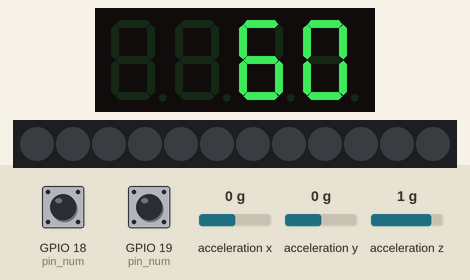
This program was run on a simulated ESP32 board running MicroPython. Shown: 4-digit seven-segment display, 12 RGB LEDs in strip order, left to right. The test bench sets the inputs (shaded band); at power-on: GPIO 18 (pin_num) HIGH, GPIO 19 (pin_num) HIGH, acceleration x 0 g, acceleration y 0 g, acceleration z 1 g. Library files of the repository ran but are not shown: MPU6050.py, tm1637.py; what the program prints to the serial console is not drawn.

Above: at 4.2 s.
4.3 s: GPIO 18 (pin_num) pulled LOW for 1 s
At 5.7 s:
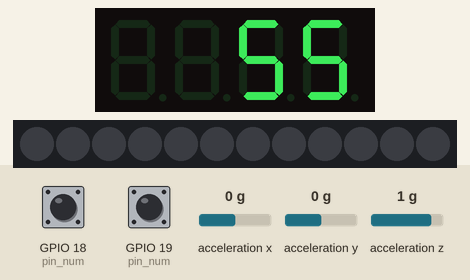
6.8 s: GPIO 19 (pin_num) pulled LOW for 3.2 s
At 10.6 s:
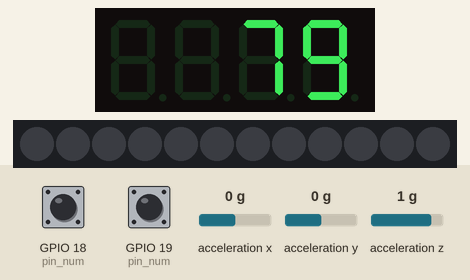
11.5 s: GPIO 18 (pin_num) pulled LOW for 0.15 s
13.2 s: GPIO 19 (pin_num) pulled LOW for 1 s
At 15.1 s:
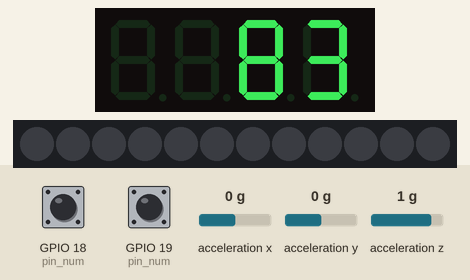
15.7 s: GPIO 18 (pin_num) driven LOW and GPIO 19 (pin_num) driven LOW
At 17.0 s:
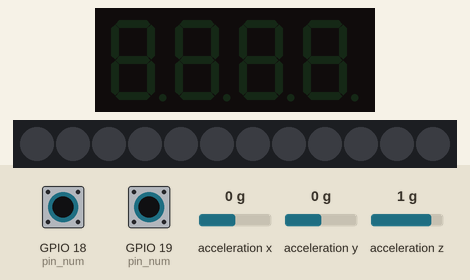
Timing chart, 0 to 18.7 s (numbered marks = the images above; inputs shaded):
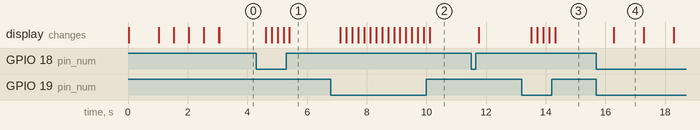

Measured:
- after the input at 4.3 s, the display: first changes after 0.31 s (image 1 shows a later state)
- after the input at 6.8 s, the display: first changes after 0.31 s (image 2 shows a later state)
- after the input at 13.2 s, the display: first changes after 0.31 s (image 3 shows a later state)
- after the input at 15.7 s, the display: changes after 0.58 s (image 4)
- what the display in image 4 shows lasts 1.0 s, from 16.3 s to 17.3 s

The program:

main.py
```python
from machine import Pin, SoftI2C, Timer
from neopixel import NeoPixel
from MPU6050 import MPU6050
from tm1637 import TM1637
import time
from DebouncedInput import DebouncedInput

# ==== Configuração dos dispositivos ====
CLK_PIN = Pin(13)
DIO_PIN = Pin(14)
display = TM1637(clk=CLK_PIN, dio=DIO_PIN)

LED_PIN = Pin(27, Pin.OUT)
NUM_LEDS = 12
leds = NeoPixel(LED_PIN, NUM_LEDS)

i2c = SoftI2C(scl=Pin(22), sda=Pin(21))
mpu = MPU6050()

# Variáveis globais
selected_time = 60
menu_active = True
increment_timer = Timer(-1)
decrement_timer = Timer(-1)
# countdown_timer = Timer(-1)
golpe_timer = Timer(-1)
press_start_time = {}
MAX_TIME = 999
countdown_started = False
colors = [(0, 255, 0), (0, 0, 255), (255, 0, 0)]
count_cyles = 0
min_magnitude = 30

# Controle de golpes
current_golpes = 0
last_golpe_time = time.ticks_ms()  # Para controle da amostragem

# ==== Funções Auxiliares ====
def set_leds_color(leds, color):
    for i in range(NUM_LEDS):
        leds[i] = color
    leds.write()

def cycle_leds(leds, delay):
    global colors
    for color in colors:
        set_leds_color(leds, color)
        time.sleep(delay)
    set_leds_color(leds, (0, 0, 0))  # Apagar LEDs


def update_display(time_val):
    display.number(time_val)

def adjust_time(delta):
    global selected_time
    selected_time = max(0, min(MAX_TIME, selected_time + delta))
    update_display(selected_time)

def handle_long_press(pin_num):
    global press_start_time
    elapsed = time.ticks_ms() - press_start_time[pin_num]

    if elapsed > 3000:
        adjust_time(5 if pin_num == 19 else -5)
    else:
        adjust_time(1 if pin_num == 19 else -1)

def button_callback(pin_num, pressed, duration):
    global press_start_time, increment_timer, decrement_timer

    if not menu_active:
        return

    if pressed:
        press_start_time[pin_num] = time.ticks_ms()
        if pin_num == 18:
            decrement_timer.init(mode=Timer.PERIODIC, period=200, callback=lambda t: handle_long_press(18))
        elif pin_num == 19:
            increment_timer.init(mode=Timer.PERIODIC, period=200, callback=lambda t: handle_long_press(19))
    else:
        press_duration = time.ticks_ms() - press_start_time[pin_num]
        if 25 <= press_duration < 500:
            adjust_time(-1 if pin_num == 18 else 1)
        if pin_num == 18:
            decrement_timer.deinit()
        elif pin_num == 19:
            increment_timer.deinit()

def check_buttons_simultaneous():
    global menu_active, countdown_started
    if not BUTTON_1.pin.value() and not BUTTON_2.pin.value():
        menu_active = False
        countdown_started = True
        time.sleep(0.5)

def start_countdown():
    global colors
    for i in [3, 2, 1]:
        update_display(i)
        set_leds_color(leds, colors[i-1])  # Apagar LEDs
        time.sleep(1)

    display.write([0, 0, 0, 0])  # Apaga o display por 500ms
    set_leds_color(leds, (0, 0, 0))  # Apagar LEDs

    update_display(selected_time)

    # countdown_timer.init(mode=Timer.PERIODIC, period=1000, callback=decrement_time)
    golpe_timer.init(mode=Timer.PERIODIC, period=50, callback=detect_golpe)

def decrement_time(timer=None):
    global selected_time

    if selected_time > 0:
        selected_time -= 1
        update_display(selected_time)
    else:
        # countdown_timer.deinit()
        golpe_timer.deinit()
        increment_timer.deinit()
        decrement_timer.deinit()
        show_golpes()  # Chama a função para exibir os golpes

def detect_golpe(timer=None):
    global current_golpes, last_golpe_time, colors, selected_time, count_cyles

    count_cyles += 1

    accel_data = mpu.read_accel_data()
    magnitude = (accel_data['x']**2 + accel_data['y']**2 + accel_data['z']**2) ** 0.5

    # Se a magnitude for maior que 20 e a amostragem for adequada
    if magnitude > min_magnitude and time.ticks_ms() - last_golpe_time > 200:
        set_leds_color(leds, colors[current_golpes%3])  # Apagar LEDs
        if current_golpes < 999:  # Limite de golpes
            current_golpes += 1
            last_golpe_time = time.ticks_ms()

    if selected_time > 0 and count_cyles >= 20:
        selected_time -= 1
        count_cyles = 0
        update_display(selected_time)
    elif selected_time > 0:
        count_cyles
    else:
        golpe_timer.deinit()
        increment_timer.deinit()
        decrement_timer.deinit()
        show_golpes()  # Chama a função para exibir os golpes

def show_golpes():
    # Pisca os pontos decimais por 3 segundos (6 piscadas em 500ms)
    display.write([127, 127, 127, 127])
    time.sleep(2)
    display.write([0, 0, 0, 0])
    time.sleep(1)

    # Exibe o número de golpes no display
    update_display(current_golpes)

    # Pisca a exibição 5 vezes
    for _ in range(5):  # Pisca 5 vezes
        time.sleep(0.5)
        display.write([0, 0, 0, 0])
        time.sleep(0.5)
        update_display(current_golpes)  # Exibe novamente

    # Espera por um botão pressionado para voltar ao menu de ajuste de tempo
    while True:
        if BUTTON_1.pin.value() == 0 or BUTTON_2.pin.value() == 0:  # Verifica se algum botão foi pressionado
            return_to_menu()  # Retorna ao menu
            break  # Sai do loop e reinicia o processo

def return_to_menu():
    global menu_active, current_golpes, selected_time
    menu_active = True
    selected_time = 60
    current_golpes = 0  # Reseta o contador de golpes
    print("Retornando ao menu de ajuste de tempo...")
    set_leds_color(leds, (0, 0, 0))  # Apagar LEDs
    display.write([0, 0, 0, 0])  # Limpa o display antes de qualquer outra coisa
    update_display(selected_time)

# Inicialização do sistema
BUTTON_1 = DebouncedInput(pin_num=18, callback=button_callback, pin_pull=Pin.PULL_UP, pin_logic_pressed=False)
BUTTON_2 = DebouncedInput(pin_num=19, callback=button_callback, pin_pull=Pin.PULL_UP, pin_logic_pressed=False)

# 1. Display pisca todos os segmentos
display.write([127, 127, 127, 127])
time.sleep(1)

# 1. Limpar o display
display.write([0, 0, 0, 0])  # Limpa o display antes de qualquer outra coisa
time.sleep(0.5)  # Aguarda meio segundo (opcional)

# 2. Ajustar brilho do display
display.brightness(4)

# 3. Mostrar 'OLA!' no display
display.show("OLA")

# 4. Piscar LEDs nas cores Verde, Azul e Vermelho
cycle_leds(leds, 0.5)

# 5. Configurar o MPU6050
mpu.set_accel_range(0x18)  # Define o alcance do acelerômetro para 16g
accel_data = mpu.read_accel_data()
print(f"Magnitude: {(accel_data['x']**2 + accel_data['y']**2 + accel_data['z']**2) ** 0.5}")

# 6. Apagar LEDs
set_leds_color(leds, (0, 0, 0))

# 7. Menu de Seleção de Tempo
update_display(selected_time)

# Loop principal
while menu_active:
    check_buttons_simultaneous()
    # detect_golpe()  # Detecção de golpes
    time.sleep(0.05)  # Intervalo para detecção de golpes a cada 50ms

if countdown_started:
    # Apaga o display por 1 segundo antes de iniciar a contagem de 3, 2, 1
    display.write([0, 0, 0, 0])
    time.sleep(1)
    start_countdown()

print("Sistema finalizado com sucesso!")
```

DebouncedInput.py
```python
from machine import Pin, Timer
import time

class DebouncedInput:
    """Micropython Debounced GPIO Input Class"""
    def __init__(self, pin_num, callback, pin_pull=None, pin_logic_pressed=True, debounce_ms=100):
        self.pin_num = pin_num
        self.pin_pull = pin_pull
        self.pin_logic_pressed = pin_logic_pressed
        self.debounce_ms = debounce_ms
        self.callback = callback
        self.last_release_ms = 0
        self.last_press_ms = 0

        self.pin = Pin(self.pin_num, Pin.IN, self.pin_pull)
        self.pin.irq(self.__ButtonHandler, Pin.IRQ_FALLING | Pin.IRQ_RISING)

        self.db_timer = Timer(-1)
        self.expected_value = True

    def __ButtonDebounceTimerExpired(self, timer):

        current_value = False

        if (self.pin.value() == self.pin_logic_pressed):
            current_value = True
        else:
            current_value = False

        if ((self.expected_value == True) and (current_value == True)):
            #print("Button pressed")
            self.expected_value = False
            self.last_press_ms = time.ticks_ms()
            if (self.last_release_ms == 0):
                ms_since_last_press = 0
            else:
                ms_since_last_press = time.ticks_diff(self.last_press_ms, self.last_release_ms) + 2*self.debounce_ms
            self.callback(self.pin_num, True, ms_since_last_press)
        elif ((self.expected_value == False) and (current_value == False)):
            #print("Button released")
            self.expected_value = True
            self.last_release_ms = time.ticks_ms()
            ms_duration_of_press = time.ticks_diff(self.last_release_ms, self.last_press_ms) + 2*self.debounce_ms
            self.callback(self.pin_num, False, ms_duration_of_press)
        #else:
            #print("Missed edge: expected:", self.expected_value, " actual:", current_value)

        # Re-enable pin interrupt
        self.pin.irq(self.__ButtonHandler, Pin.IRQ_FALLING | Pin.IRQ_RISING)

    def __ButtonHandler(self, pin):

        #print("IRQ with flags:", pin.irq().flags())
        self.db_timer.init(mode=Timer.ONE_SHOT, period=self.debounce_ms, callback=self.__ButtonDebounceTimerExpired)

        # Disable pin interrupt
        self.pin.irq(trigger=0)
```

boot.py
```python
# boot.py -- run on boot-up
import network

def connect_wifi():
    ssid = 'Farias IoT'
    password = 'IoT@Farias'

    sta_if = network.WLAN(network.STA_IF)
    if not sta_if.isconnected():
        print('Conectando à rede Wi-Fi...')
        sta_if.active(True)
        sta_if.connect(ssid, password)
        while not sta_if.isconnected():
            pass
    print('Conectado! Meu endereço IP é:', sta_if.ifconfig()[0])

def boot():
        print('Olá! :)')
        print('Bem vindo ao Boxing Box!')

boot()
```
